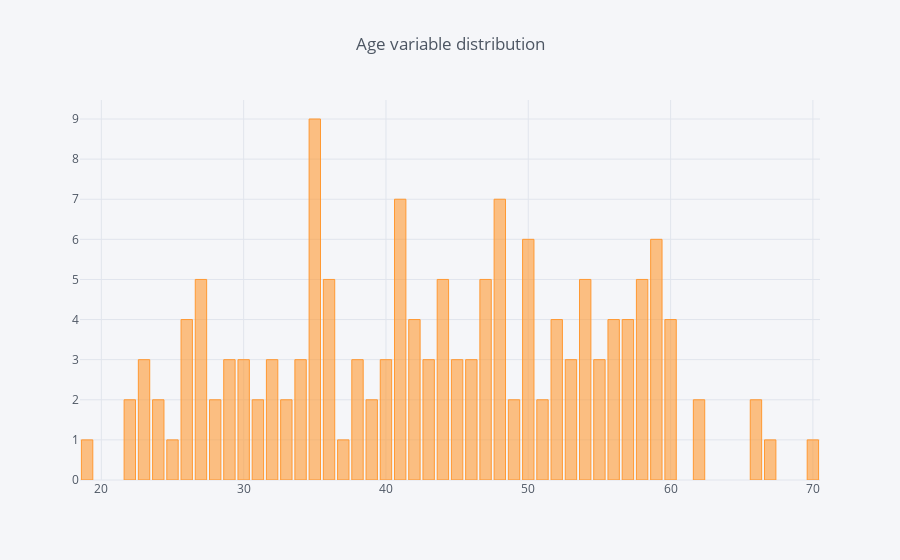

Here is the notebook cell this chart was saved with:
### Markdown cell above
#### Check Age distribution

### Code cell
df.age.value_counts().to_frame().iplot(kind='bar', title="Age variable distribution")

### Figure 1 — Plotly figure (JSON) as saved in the notebook; plotly's stock layout.template omitted (floating-point values rounded to 4 significant figures)
{"data": [{"marker": {"color": "rgba(255, 153, 51, 0.6)", "line": {"color": "rgba(255, 153, 51, 1.0)", "width": 1}}, "name": "age", "orientation": "v", "text": "", "type": "bar", "uid": "6d6975ce-cd90-4224-84a2-5ba95ba57cd1", "x": [35, 41, 48, 59, 50, 54, 36, 27, 44, 47, 58, 26, 56, 42, 52, 57, 60, 43, 45, 23, 30, 40, 29, 46, 32, 53, 55, 38, 34, 66, 51, 31, 62, 49, 28, 24, 33, 22, 39, 25, 67, 19, 37, 70], "y": [9, 7, 7, 6, 6, 5, 5, 5, 5, 5, 5, 4, 4, 4, 4, 4, 4, 3, 3, 3, 3, 3, 3, 3, 3, 3, 3, 3, 3, 2, 2, 2, 2, 2, 2, 2, 2, 2, 2, 1, 1, 1, 1, 1]}], "layout": {"legend": {"bgcolor": "#F5F6F9", "font": {"color": "#4D5663"}}, "paper_bgcolor": "#F5F6F9", "plot_bgcolor": "#F5F6F9", "title": {"font": {"color": "#4D5663"}, "text": "Age variable distribution"}, "xaxis": {"gridcolor": "#E1E5ED", "showgrid": true, "tickfont": {"color": "#4D5663"}, "title": {"font": {"color": "#4D5663"}, "text": ""}, "zerolinecolor": "#E1E5ED"}, "yaxis": {"gridcolor": "#E1E5ED", "showgrid": true, "tickfont": {"color": "#4D5663"}, "title": {"font": {"color": "#4D5663"}, "text": ""}, "zerolinecolor": "#E1E5ED"}}}
